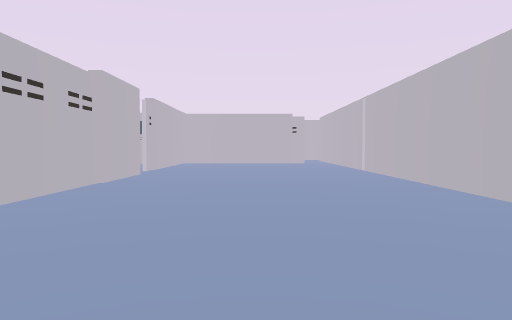
view 1 (above)

23 first-person views from a walk through a Unity game level. The camera is 1.4 m above the floor, tilts 2° down and sees 70° across. The floor is counted in squares, 2 m on a side. Each view is taken from the middle of a square. On the plan, view 1 faces up. The plan holds only what a view shows up to about 11 squares ahead; the rest is blank. The player is left out. Some animated figures are left out.

view 2
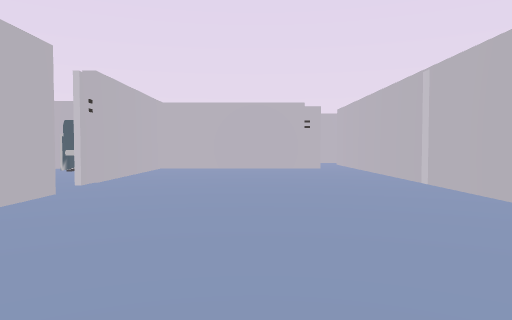

view 3
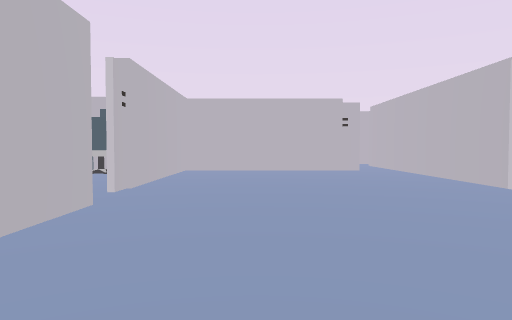

view 4
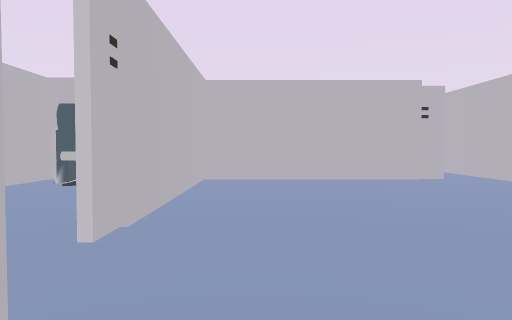

view 5
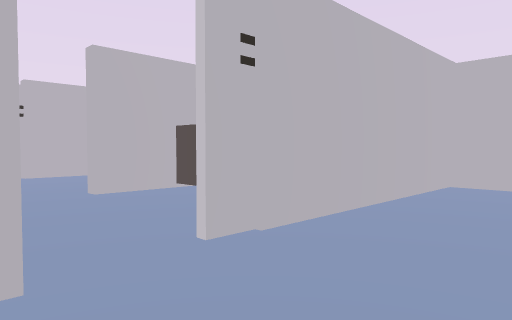

view 6
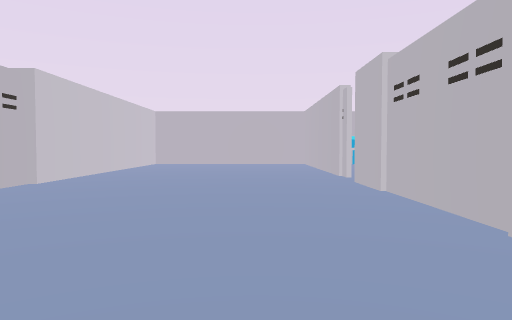

view 7
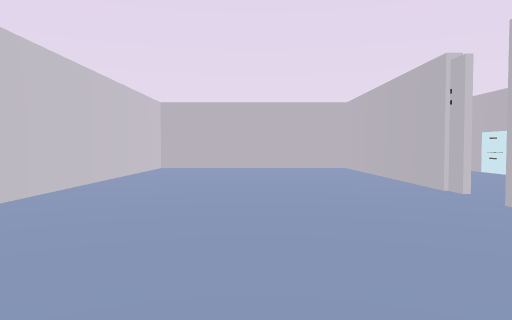

view 8
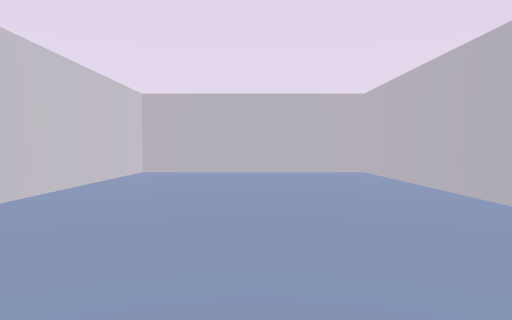

view 9
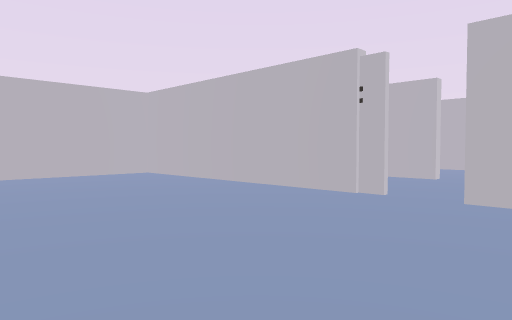

view 10
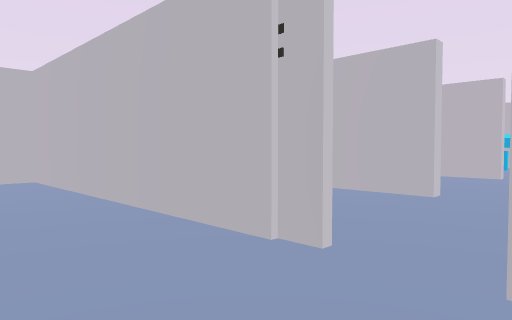

view 11
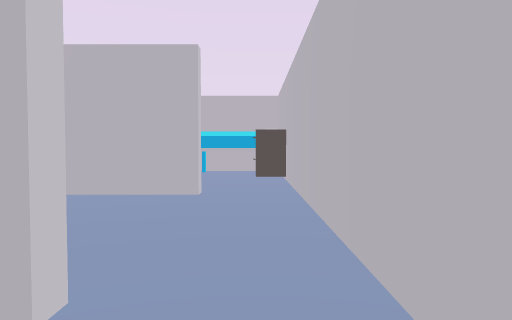

view 12
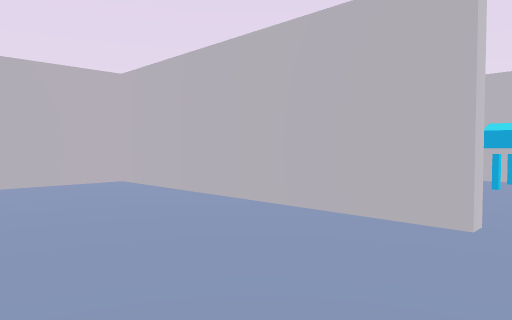

view 13
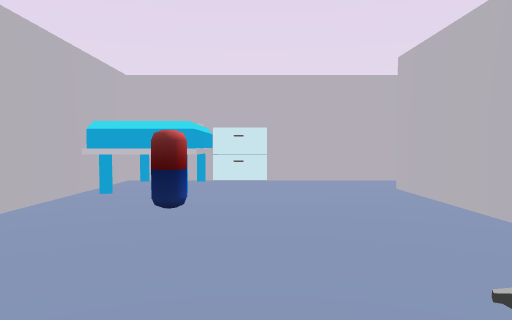

view 14
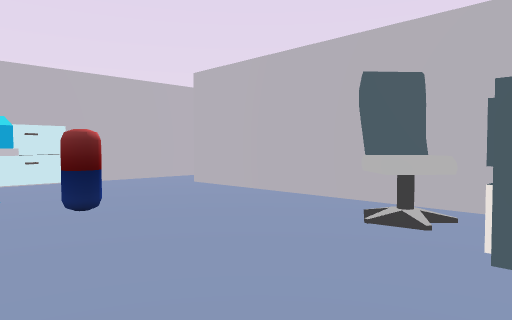

view 15
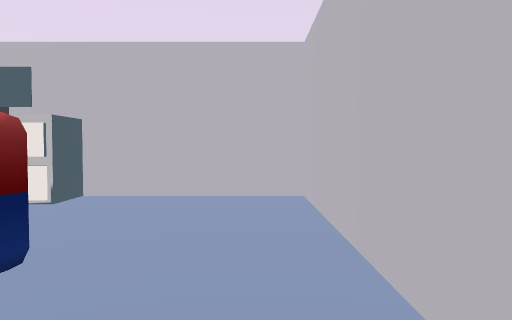

view 16
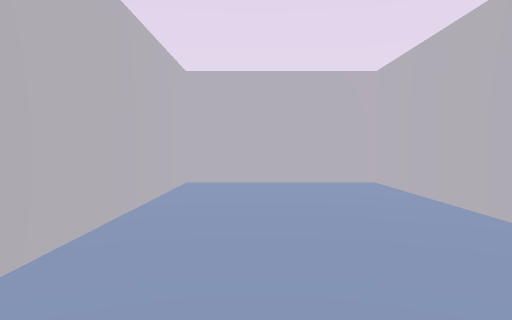

view 17
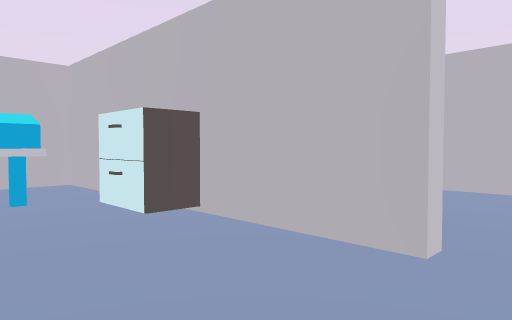

view 18
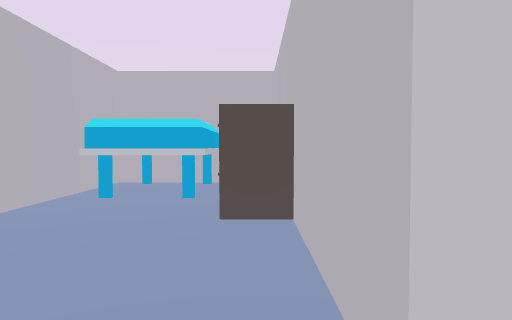

view 19
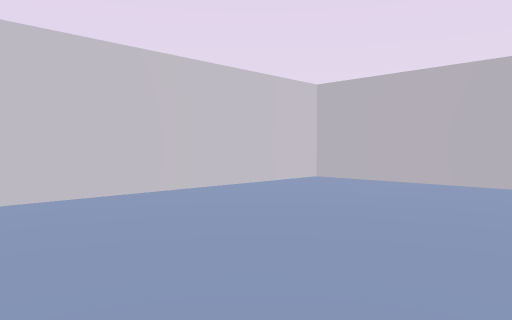

view 20
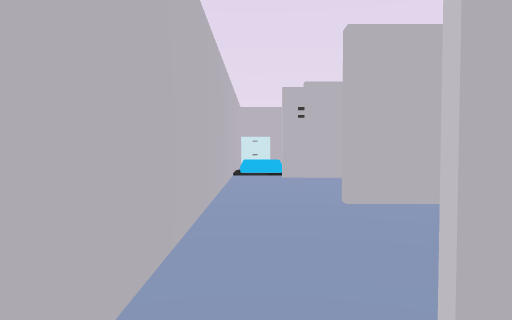

view 21
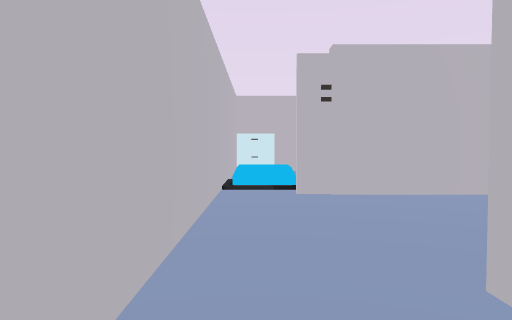

view 22
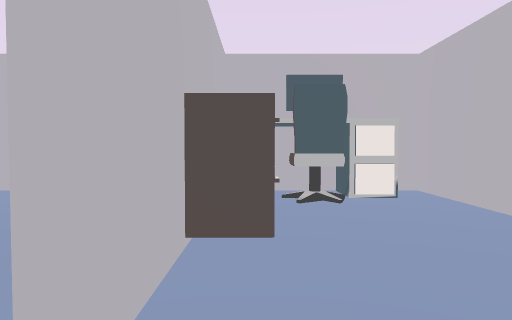

view 23
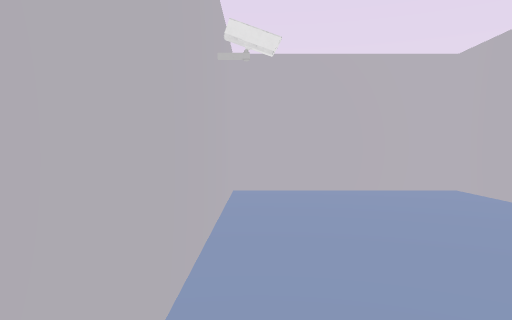

### Floor plan
Ten units are one square. View 1 is at (0, 0); x grows to the right and y downward. Boxes are objects, and circles mark ways between rooms. Rooms are numbered by the first view taken in them; rooms with no view inside come last. Other rooms are left out.
<svg viewBox="-162 -187 199 247">
<path fill="none" stroke="#000" d="M32 -46 32 -85M-30 -16 -30 52 32 52 32 -39M32 -104 32 -115M-30 -94 -30 -26M32 -134 32 -182M22 -159 -30 -159 -30 -106M-64 32 -64 52M-68 -12 -64 -12 -64 12M-34 44 -34 18M-106 26 -106 -12 -104 -12 -104 25M-104 52 -66 52 -66 -1M-59 -26 -157 -26 -157 52 -125 52M-64 -126 -64 -111M-34 -136 -34 -160M-54 -159 -64 -159 -64 -145M-65 -94 -30 -94M-64 -111 -69 -111M-104 -94 -65 -94M-66 -146 -66 -159 -104 -159 -104 -105"/>
<rect x="-65" y="15" width="10" height="10" fill="#bbb"><title>other object</title></rect>
<rect x="-55" y="25" width="20" height="30" fill="#bbb"><title>other object</title></rect>
<rect x="-155" y="-25" width="20" height="20" fill="#bbb"><title>other object</title></rect>
<rect x="-145" y="15" width="10" height="10" fill="#bbb"><title>other object</title></rect>
<rect x="-145" y="-25" width="20" height="10" fill="#bbb"><title>other object</title></rect>
<rect x="-125" y="45" width="20" height="10" fill="#bbb"><title>other object</title></rect>
<rect x="-125" y="25" width="20" height="20" fill="#bbb"><title>other object</title></rect>
<rect x="-65" y="-135" width="10" height="10" fill="#bbb"><title>other object</title></rect>
<rect x="-65" y="-165" width="30" height="20" fill="#bbb"><title>other object</title></rect>
<rect x="-55" y="-155" width="10" height="10" fill="#bbb"><title>other object</title></rect>
<circle cx="-30" cy="-20" r="3" fill="#2a7"/>
<circle cx="-30" cy="-100" r="3" fill="#2a7"/>
<circle cx="-70" cy="-20" r="3" fill="#2a7"/>
<circle cx="-70" cy="-105" r="3" fill="#2a7"/>
<text x="10" y="-50">1</text>
<text x="-50" y="10">2</text>
<text x="-120" y="20">3</text>
<text x="-50" y="-130">4</text>
<text x="-90" y="-120">5</text>
</svg>
Room 1 opens to room 2. Room 1 opens to room 4. Room 2 opens to room 3. Room 4 opens to room 5.

Where each view was taken, in squares from view 1:
view 1: 0 up, 0 right, facing up
view 2: 4 up, 0 right, facing up
view 3: 5 up, 1 left, facing up
view 4: 8 up, 2 left, facing up
view 5: 9 up, 1 left, facing up-left
view 6: 10 up, 1 left, facing down
view 7: 7 up, 0 right, facing down
view 8: 5 up, 0 right, facing down
view 9: 4 up, 2 right, facing down-left
view 10: 3 up, 1 left, facing down-left
view 11: 2 up, 5 left, facing left
view 12: 2 up, 7 left, facing down-left
view 13: 5 down, 13 left, facing up
view 14: 5 down, 15 left, facing up-right
view 15: 0 up, 15 left, facing down
view 16: 2 up, 8 left, facing down
view 17: 2 up, 4 left, facing down-left
view 18: 2 up, 6 left, facing down
view 19: 2 up, 2 left, facing down-right
view 20: 10 up, 2 left, facing left
view 21: 10 up, 5 left, facing left
view 22: 10 up, 6 left, facing up
view 23: 10 up, 10 left, facing up
